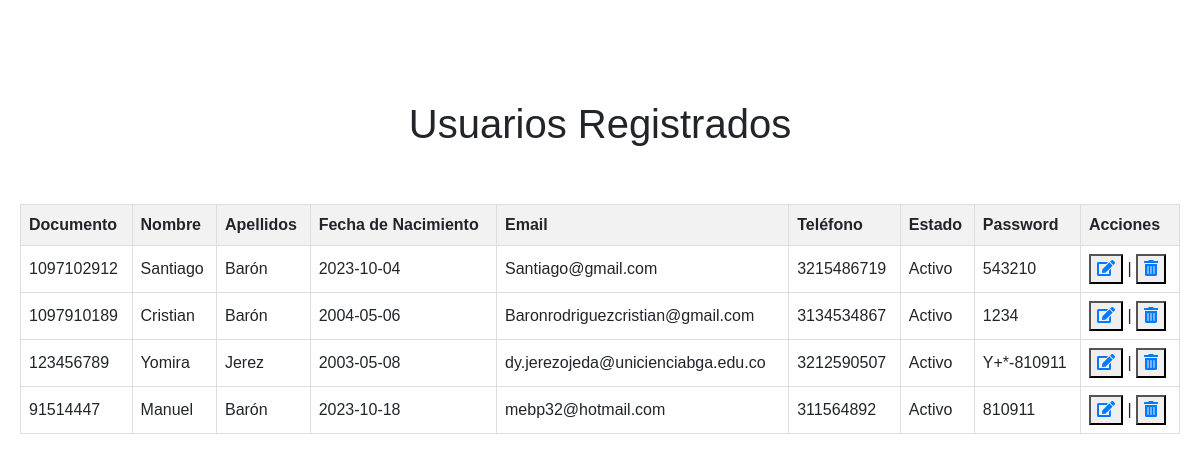
The app's page /CRUD/Tabla_usuarios.php, older data.
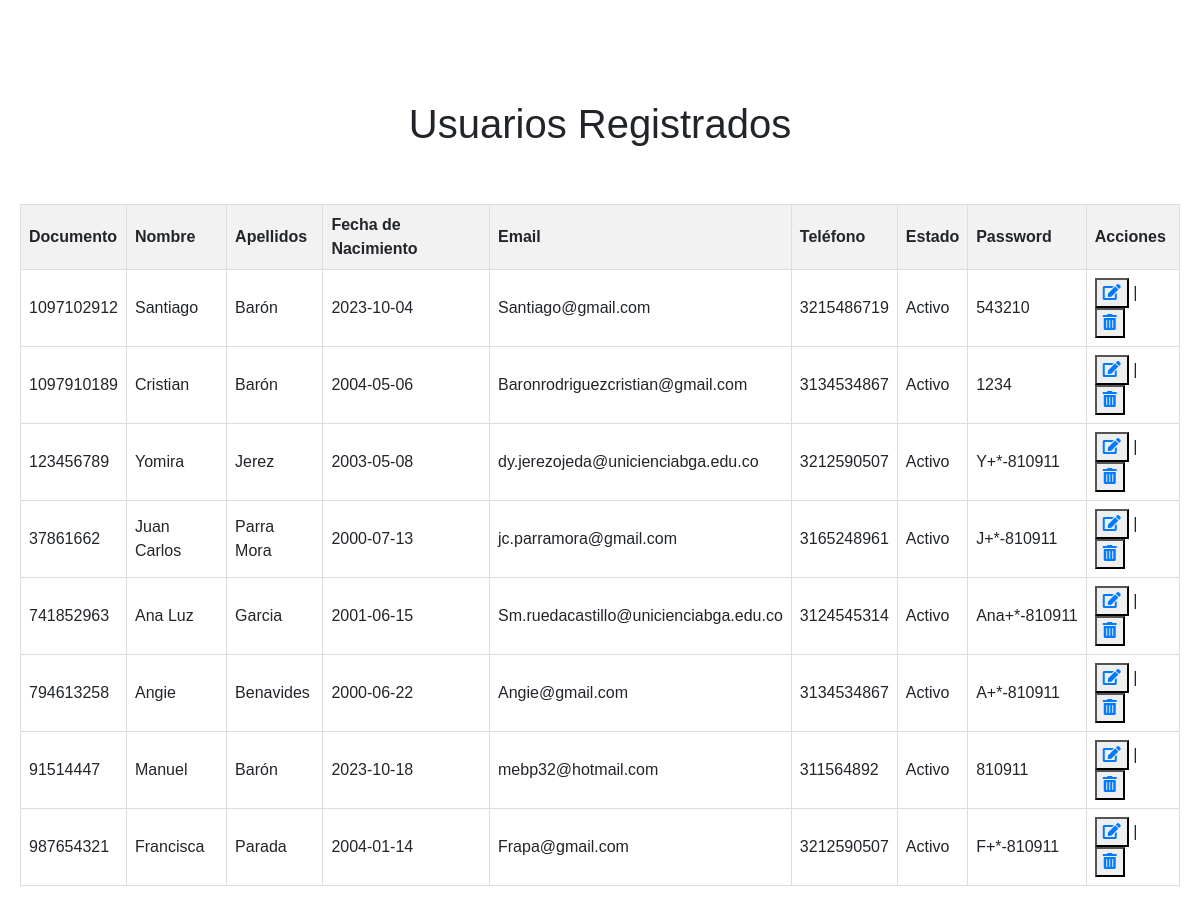
The same page, newer data.
### tables this page shows
CREATE TABLE `personas` (
  `documento_per` varchar(15) NOT NULL,
  `nombre_per` varchar(30) DEFAULT NULL,
  `apellidos_per` varchar(30) DEFAULT NULL,
  `fechanacimiento` date DEFAULT NULL,
  `email_per` varchar(100) DEFAULT NULL,
  `telefono_per` varchar(15) DEFAULT NULL,
  `foto_per` varchar(100) DEFAULT NULL,
  `estado_per` char(10) DEFAULT NULL,
  `password_per` varchar(50) DEFAULT NULL,
  `codigo_tip` int(11) DEFAULT NULL,
  `codigo_sem` int(11) DEFAULT NULL
);

### CRUD/Tabla_usuarios.php (the view, shortened to what this page needs)
<?php
include("../conexion.php");
$sql = "SELECT documento_per, nombre_per, apellidos_per, fechanacimiento, email_per, telefono_per, estado_per, password_per FROM personas";
$result = $conn->query($sql);
?>
<!DOCTYPE html>
<html>
<head>
</head>
<link rel="stylesheet" href="https://cdnjs.cloudflare.com/ajax/libs/font-awesome/5.15.4/css/all.min.css">
<link rel="stylesheet" href="https://stackpath.bootstrapcdn.com/bootstrap/4.5.2/css/bootstrap.min.css">
<link rel="stylesheet" href="tabla_usuarios.css">
</head>
<body>
    <h1>Usuarios Registrados</h1>
    <br></br>
    <table>
        <tr>
            <th>Documento</th>
            <th>Nombre</th>
            <th>Apellidos</th>
            <th>Fecha de Nacimiento</th>
            <th>Email</th>
            <th>Teléfono</th>
            <th>Estado</th>
            <th>Password</th>
            <th>Acciones</th>
        </tr>
        <?php
        if ($result->num_rows > 0) {
            while($row = $result->fetch_assoc()) {
                echo "<tr>";
                echo "<td>" . $row["documento_per"] . "</td>";
                echo "<td>" . $row["nombre_per"] . "</td>";
                echo "<td>" . $row["apellidos_per"] . "</td>";
                echo "<td>" . $row["fechanacimiento"] . "</td>";
                echo "<td>" . $row["email_per"] . "</td>";
                echo "<td>" . $row["telefono_per"] . "</td>";
                echo "<td>" . $row["estado_per"] . "</td>";
                echo "<td>" . $row["password_per"] . "</td>";
                echo '<td><button><a href="editar.php?id=' . $row["documento_per"] . '"><i class="fas fa-edit"></i></a></button> | <button><a href="eliminar.php?id=' . $row["documento_per"] . '"><i class="fas fa-trash-alt"></i></a></button></td>';
                echo "</tr>";
            }
        } else {
            echo "<tr><td colspan='12'>0 resultados</td></tr>";
        }
        ?>
    </table>
</body>
</html>

### CRUD/tabla_usuarios.css (style rules this page uses)
body { font-family: Arial, sans-serif; margin: 20px; margin-top: 100px; }
h1 { text-align: center; }
table { width: 100%; border-collapse: collapse; }
table, th, td { border: 1px solid #ddd; padding: 8px; }
th { background-color: #f2f2f2; }

Row changes from the older to the newer data that the page shows:
added personas: documento_per "37861662", nombre_per "Juan Carlos", apellidos_per "Parra Mora", fechanacimiento "2000-07-13", email_per "jc.parramora@gmail.com", telefono_per "3165248961", estado_per "Activo", password_per "J+*-810911"
added personas: documento_per "741852963", nombre_per "Ana Luz", apellidos_per "Garcia", fechanacimiento "2001-06-15", email_per "Sm.ruedacastillo@unicienciabga.edu.co", telefono_per "3124545314", estado_per "Activo", password_per "Ana+*-810911"
added personas: documento_per "794613258", nombre_per "Angie", apellidos_per "Benavides", fechanacimiento "2000-06-22", email_per "Angie@gmail.com", telefono_per "3134534867", estado_per "Activo", password_per "A+*-810911"
added personas: documento_per "987654321", nombre_per "Francisca", apellidos_per "Parada", fechanacimiento "2004-01-14", email_per "Frapa@gmail.com", telefono_per "3212590507", estado_per "Activo", password_per "F+*-810911"
